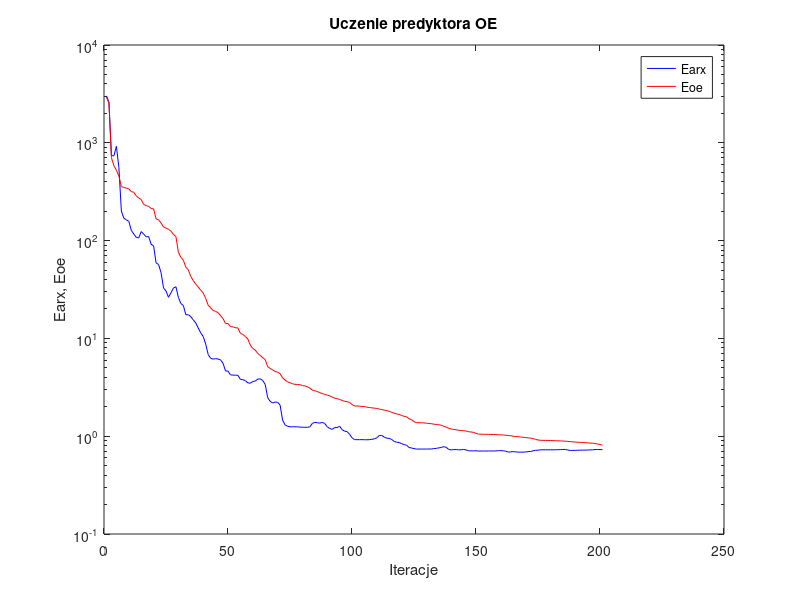
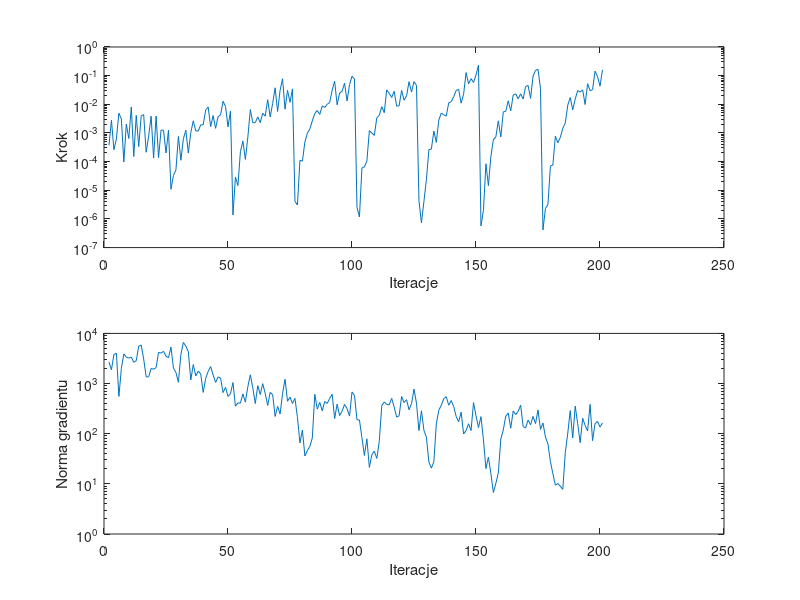

These charts were generated, in order, by the following MATLAB code:
%uczenie predyktora oe
clear all;
n=0; farx(n+1)=3.021839e+003; foe(n+1)=2.932393e+003; wspucz(n+1)=0.000000e+000; ng(n+1)=0.000000e+000;
%odnowa zmiennej metryki
n=1; farx(n+1)=2.594603e+003; foe(n+1)=2.532489e+003; krok(n+1)=3.716872e-004; ng(n+1)=2.693402e+003;
n=2; farx(n+1)=7.377015e+002; foe(n+1)=7.038273e+002; krok(n+1)=2.774090e-003; ng(n+1)=1.882265e+003;
n=3; farx(n+1)=7.379707e+002; foe(n+1)=5.821903e+002; krok(n+1)=2.601359e-004; ng(n+1)=3.805866e+003;
n=4; farx(n+1)=9.205710e+002; foe(n+1)=5.244817e+002; krok(n+1)=6.158105e-004; ng(n+1)=4.005589e+003;
n=5; farx(n+1)=5.595971e+002; foe(n+1)=4.580475e+002; krok(n+1)=4.904691e-003; ng(n+1)=5.537033e+002;
n=6; farx(n+1)=2.007000e+002; foe(n+1)=3.564503e+002; krok(n+1)=3.096185e-003; ng(n+1)=2.001115e+003;
n=7; farx(n+1)=1.693351e+002; foe(n+1)=3.494750e+002; krok(n+1)=9.677161e-005; ng(n+1)=3.906879e+003;
n=8; farx(n+1)=1.630124e+002; foe(n+1)=3.441011e+002; krok(n+1)=2.032216e-003; ng(n+1)=3.348125e+003;
n=9; farx(n+1)=1.575295e+002; foe(n+1)=3.388349e+002; krok(n+1)=6.384605e-004; ng(n+1)=3.212358e+003;
n=10; farx(n+1)=1.274217e+002; foe(n+1)=3.170516e+002; krok(n+1)=8.073226e-003; ng(n+1)=3.373411e+003;
n=11; farx(n+1)=1.168130e+002; foe(n+1)=3.118844e+002; krok(n+1)=1.509285e-004; ng(n+1)=2.655674e+003;
n=12; farx(n+1)=1.079970e+002; foe(n+1)=2.873708e+002; krok(n+1)=4.090464e-003; ng(n+1)=2.843618e+003;
n=13; farx(n+1)=1.064681e+002; foe(n+1)=2.725854e+002; krok(n+1)=3.348253e-004; ng(n+1)=5.578850e+003;
n=14; farx(n+1)=1.238164e+002; foe(n+1)=2.629249e+002; krok(n+1)=3.985480e-003; ng(n+1)=5.859976e+003;
n=15; farx(n+1)=1.165175e+002; foe(n+1)=2.340281e+002; krok(n+1)=4.346286e-003; ng(n+1)=3.088505e+003;
n=16; farx(n+1)=1.092909e+002; foe(n+1)=2.279923e+002; krok(n+1)=2.125074e-004; ng(n+1)=1.357308e+003;
n=17; farx(n+1)=1.099843e+002; foe(n+1)=2.239397e+002; krok(n+1)=7.740461e-004; ng(n+1)=1.358670e+003;
n=18; farx(n+1)=9.180190e+001; foe(n+1)=2.129595e+002; krok(n+1)=3.851383e-003; ng(n+1)=2.002564e+003;
n=19; farx(n+1)=8.819515e+001; foe(n+1)=2.110167e+002; krok(n+1)=1.323954e-004; ng(n+1)=1.928021e+003;
n=20; farx(n+1)=5.917298e+001; foe(n+1)=1.668640e+002; krok(n+1)=3.868579e-003; ng(n+1)=2.081190e+003;
n=21; farx(n+1)=5.701089e+001; foe(n+1)=1.633841e+002; krok(n+1)=1.377639e-004; ng(n+1)=4.183431e+003;
n=22; farx(n+1)=4.705280e+001; foe(n+1)=1.512122e+002; krok(n+1)=1.259664e-003; ng(n+1)=4.045241e+003;
n=23; farx(n+1)=3.280759e+001; foe(n+1)=1.379361e+002; krok(n+1)=1.241080e-003; ng(n+1)=4.383911e+003;
n=24; farx(n+1)=3.048171e+001; foe(n+1)=1.342937e+002; krok(n+1)=1.998484e-004; ng(n+1)=3.500077e+003;
n=25; farx(n+1)=2.633598e+001; foe(n+1)=1.305742e+002; krok(n+1)=1.248264e-003; ng(n+1)=3.266806e+003;
%odnowa zmiennej metryki
n=26; farx(n+1)=2.922461e+001; foe(n+1)=1.249205e+002; krok(n+1)=1.083629e-005; ng(n+1)=5.342884e+003;
n=27; farx(n+1)=3.277004e+001; foe(n+1)=1.153102e+002; krok(n+1)=3.251553e-005; ng(n+1)=2.024325e+003;
n=28; farx(n+1)=3.372537e+001; foe(n+1)=1.101196e+002; krok(n+1)=5.135020e-005; ng(n+1)=1.668999e+003;
n=29; farx(n+1)=2.622333e+001; foe(n+1)=7.596315e+001; krok(n+1)=7.557764e-004; ng(n+1)=1.060631e+003;
n=30; farx(n+1)=2.272335e+001; foe(n+1)=6.738575e+001; krok(n+1)=1.115187e-004; ng(n+1)=3.805078e+003;
n=31; farx(n+1)=2.167080e+001; foe(n+1)=6.289839e+001; krok(n+1)=6.254538e-004; ng(n+1)=6.603525e+003;
n=32; farx(n+1)=1.742772e+001; foe(n+1)=5.336477e+001; krok(n+1)=1.250114e-003; ng(n+1)=5.604342e+003;
n=33; farx(n+1)=1.747162e+001; foe(n+1)=5.016112e+001; krok(n+1)=1.991080e-004; ng(n+1)=4.321583e+003;
n=34; farx(n+1)=1.667951e+001; foe(n+1)=4.307041e+001; krok(n+1)=1.029641e-003; ng(n+1)=1.182328e+003;
n=35; farx(n+1)=1.547311e+001; foe(n+1)=3.895086e+001; krok(n+1)=2.660052e-003; ng(n+1)=2.387505e+003;
n=36; farx(n+1)=1.439548e+001; foe(n+1)=3.582195e+001; krok(n+1)=1.179568e-003; ng(n+1)=1.417329e+003;
n=37; farx(n+1)=1.277142e+001; foe(n+1)=3.354348e+001; krok(n+1)=1.164626e-003; ng(n+1)=1.767593e+003;
n=38; farx(n+1)=1.139331e+001; foe(n+1)=3.108809e+001; krok(n+1)=1.926084e-003; ng(n+1)=1.547548e+003;
n=39; farx(n+1)=1.044715e+001; foe(n+1)=2.911154e+001; krok(n+1)=1.920058e-003; ng(n+1)=6.659788e+002;
n=40; farx(n+1)=8.755990e+000; foe(n+1)=2.569911e+001; krok(n+1)=6.303106e-003; ng(n+1)=1.271980e+003;
n=41; farx(n+1)=6.852977e+000; foe(n+1)=2.182691e+001; krok(n+1)=8.055458e-003; ng(n+1)=1.744205e+003;
n=42; farx(n+1)=6.256887e+000; foe(n+1)=2.059649e+001; krok(n+1)=1.651654e-003; ng(n+1)=2.182365e+003;
n=43; farx(n+1)=6.137345e+000; foe(n+1)=1.928486e+001; krok(n+1)=4.065324e-003; ng(n+1)=1.476370e+003;
n=44; farx(n+1)=6.208872e+000; foe(n+1)=1.890348e+001; krok(n+1)=1.448033e-003; ng(n+1)=1.054050e+003;
n=45; farx(n+1)=6.153523e+000; foe(n+1)=1.831411e+001; krok(n+1)=3.692938e-003; ng(n+1)=1.353427e+003;
n=46; farx(n+1)=6.031776e+000; foe(n+1)=1.708173e+001; krok(n+1)=4.266621e-003; ng(n+1)=1.285936e+003;
n=47; farx(n+1)=5.565061e+000; foe(n+1)=1.592566e+001; krok(n+1)=1.278285e-002; ng(n+1)=6.610321e+002;
n=48; farx(n+1)=4.645725e+000; foe(n+1)=1.422922e+001; krok(n+1)=8.368557e-003; ng(n+1)=8.418956e+002;
n=49; farx(n+1)=4.628814e+000; foe(n+1)=1.418961e+001; krok(n+1)=1.631264e-003; ng(n+1)=5.526846e+002;
n=50; farx(n+1)=4.237334e+000; foe(n+1)=1.320659e+001; krok(n+1)=5.829556e-003; ng(n+1)=6.283171e+002;
%odnowa zmiennej metryki
n=51; farx(n+1)=4.217588e+000; foe(n+1)=1.311293e+001; krok(n+1)=1.380696e-006; ng(n+1)=1.049334e+003;
n=52; farx(n+1)=4.206852e+000; foe(n+1)=1.285509e+001; krok(n+1)=2.921834e-005; ng(n+1)=3.531468e+002;
n=53; farx(n+1)=4.193073e+000; foe(n+1)=1.278267e+001; krok(n+1)=1.461294e-005; ng(n+1)=4.115427e+002;
n=54; farx(n+1)=3.809445e+000; foe(n+1)=1.127282e+001; krok(n+1)=2.215284e-004; ng(n+1)=4.071306e+002;
n=55; farx(n+1)=3.780819e+000; foe(n+1)=1.097050e+001; krok(n+1)=5.265079e-004; ng(n+1)=6.190465e+002;
n=56; farx(n+1)=3.699219e+000; foe(n+1)=1.044675e+001; krok(n+1)=1.192523e-004; ng(n+1)=4.272783e+002;
n=57; farx(n+1)=3.513912e+000; foe(n+1)=9.887328e+000; krok(n+1)=7.138862e-004; ng(n+1)=8.665703e+002;
n=58; farx(n+1)=3.480485e+000; foe(n+1)=8.536561e+000; krok(n+1)=6.543079e-003; ng(n+1)=1.491144e+003;
n=59; farx(n+1)=3.627246e+000; foe(n+1)=7.873411e+000; krok(n+1)=2.287557e-003; ng(n+1)=8.217673e+002;
n=60; farx(n+1)=3.665120e+000; foe(n+1)=7.591509e+000; krok(n+1)=2.293321e-003; ng(n+1)=3.992426e+002;
n=61; farx(n+1)=3.834969e+000; foe(n+1)=7.012333e+000; krok(n+1)=3.625910e-003; ng(n+1)=9.086476e+002;
n=62; farx(n+1)=3.861539e+000; foe(n+1)=6.694834e+000; krok(n+1)=2.305594e-003; ng(n+1)=6.059529e+002;
n=63; farx(n+1)=3.712392e+000; foe(n+1)=6.340136e+000; krok(n+1)=4.889122e-003; ng(n+1)=9.946805e+002;
n=64; farx(n+1)=3.381000e+000; foe(n+1)=6.086266e+000; krok(n+1)=3.858127e-003; ng(n+1)=6.363385e+002;
n=65; farx(n+1)=2.482210e+000; foe(n+1)=5.130001e+000; krok(n+1)=1.448480e-002; ng(n+1)=3.669459e+002;
n=66; farx(n+1)=2.272639e+000; foe(n+1)=4.934197e+000; krok(n+1)=3.625910e-003; ng(n+1)=6.660540e+002;
n=67; farx(n+1)=2.183708e+000; foe(n+1)=4.764619e+000; krok(n+1)=1.064021e-002; ng(n+1)=6.041583e+002;
n=68; farx(n+1)=2.235641e+000; foe(n+1)=4.588386e+000; krok(n+1)=3.766857e-002; ng(n+1)=2.212161e+002;
n=69; farx(n+1)=2.221735e+000; foe(n+1)=4.509678e+000; krok(n+1)=5.608324e-003; ng(n+1)=3.497036e+002;
n=70; farx(n+1)=2.082129e+000; foe(n+1)=4.356982e+000; krok(n+1)=3.064379e-002; ng(n+1)=2.481690e+002;
n=71; farx(n+1)=1.466435e+000; foe(n+1)=3.955051e+000; krok(n+1)=7.799001e-002; ng(n+1)=6.297643e+002;
n=72; farx(n+1)=1.304197e+000; foe(n+1)=3.752403e+000; krok(n+1)=6.757425e-003; ng(n+1)=1.218622e+003;
n=73; farx(n+1)=1.264737e+000; foe(n+1)=3.592331e+000; krok(n+1)=3.068686e-002; ng(n+1)=4.436392e+002;
n=74; farx(n+1)=1.245437e+000; foe(n+1)=3.522158e+000; krok(n+1)=1.175824e-002; ng(n+1)=5.359634e+002;
n=75; farx(n+1)=1.249387e+000; foe(n+1)=3.434059e+000; krok(n+1)=3.450322e-002; ng(n+1)=4.002082e+002;
%odnowa zmiennej metryki
n=76; farx(n+1)=1.248100e+000; foe(n+1)=3.388131e+000; krok(n+1)=4.075597e-006; ng(n+1)=5.052032e+002;
n=77; farx(n+1)=1.247361e+000; foe(n+1)=3.381787e+000; krok(n+1)=3.073770e-006; ng(n+1)=2.118494e+002;
n=78; farx(n+1)=1.239230e+000; foe(n+1)=3.362497e+000; krok(n+1)=1.107642e-004; ng(n+1)=6.565157e+001;
n=79; farx(n+1)=1.233789e+000; foe(n+1)=3.290260e+000; krok(n+1)=1.043926e-004; ng(n+1)=1.176213e+002;
n=80; farx(n+1)=1.234902e+000; foe(n+1)=3.267067e+000; krok(n+1)=4.813050e-004; ng(n+1)=3.600086e+001;
n=81; farx(n+1)=1.232115e+000; foe(n+1)=3.203455e+000; krok(n+1)=9.854180e-004; ng(n+1)=4.601085e+001;
n=82; farx(n+1)=1.246998e+000; foe(n+1)=3.108812e+000; krok(n+1)=1.387045e-003; ng(n+1)=5.602127e+001;
n=83; farx(n+1)=1.349530e+000; foe(n+1)=2.960423e+000; krok(n+1)=2.641497e-003; ng(n+1)=8.239022e+001;
n=84; farx(n+1)=1.386996e+000; foe(n+1)=2.912059e+000; krok(n+1)=4.752741e-003; ng(n+1)=6.101312e+002;
n=85; farx(n+1)=1.373507e+000; foe(n+1)=2.864902e+000; krok(n+1)=6.065270e-003; ng(n+1)=3.096255e+002;
n=86; farx(n+1)=1.359389e+000; foe(n+1)=2.788031e+000; krok(n+1)=4.419773e-003; ng(n+1)=4.214449e+002;
n=87; farx(n+1)=1.386352e+000; foe(n+1)=2.728347e+000; krok(n+1)=8.816889e-003; ng(n+1)=2.858280e+002;
n=88; farx(n+1)=1.348900e+000; foe(n+1)=2.675972e+000; krok(n+1)=7.761346e-003; ng(n+1)=4.381911e+002;
n=89; farx(n+1)=1.249728e+000; foe(n+1)=2.629850e+000; krok(n+1)=1.000091e-002; ng(n+1)=4.021811e+002;
n=90; farx(n+1)=1.199815e+000; foe(n+1)=2.585817e+000; krok(n+1)=1.163808e-002; ng(n+1)=5.051633e+002;
n=91; farx(n+1)=1.174901e+000; foe(n+1)=2.509766e+000; krok(n+1)=3.134015e-002; ng(n+1)=6.108810e+002;
n=92; farx(n+1)=1.225073e+000; foe(n+1)=2.444463e+000; krok(n+1)=6.385486e-002; ng(n+1)=2.004547e+002;
n=93; farx(n+1)=1.223398e+000; foe(n+1)=2.418774e+000; krok(n+1)=9.625525e-003; ng(n+1)=3.876684e+002;
n=94; farx(n+1)=1.263414e+000; foe(n+1)=2.377885e+000; krok(n+1)=2.477353e-002; ng(n+1)=2.294398e+002;
n=95; farx(n+1)=1.167690e+000; foe(n+1)=2.321026e+000; krok(n+1)=2.847182e-002; ng(n+1)=2.811385e+002;
n=96; farx(n+1)=1.126547e+000; foe(n+1)=2.275937e+000; krok(n+1)=5.465714e-002; ng(n+1)=3.843993e+002;
n=97; farx(n+1)=1.113980e+000; foe(n+1)=2.256811e+000; krok(n+1)=1.305012e-002; ng(n+1)=3.157088e+002;
n=98; farx(n+1)=1.047540e+000; foe(n+1)=2.218966e+000; krok(n+1)=4.818488e-002; ng(n+1)=2.245835e+002;
n=99; farx(n+1)=9.646674e-001; foe(n+1)=2.108817e+000; krok(n+1)=9.515193e-002; ng(n+1)=6.794391e+002;
n=100; farx(n+1)=9.225871e-001; foe(n+1)=2.037527e+000; krok(n+1)=7.700420e-002; ng(n+1)=5.778723e+002;
%odnowa zmiennej metryki
n=101; farx(n+1)=9.219562e-001; foe(n+1)=2.032910e+000; krok(n+1)=2.546672e-006; ng(n+1)=1.906150e+002;
n=102; farx(n+1)=9.216599e-001; foe(n+1)=2.030820e+000; krok(n+1)=1.169948e-006; ng(n+1)=1.875589e+002;
n=103; farx(n+1)=9.225013e-001; foe(n+1)=2.015042e+000; krok(n+1)=5.990465e-005; ng(n+1)=8.377308e+001;
n=104; farx(n+1)=9.205722e-001; foe(n+1)=2.009063e+000; krok(n+1)=6.565217e-005; ng(n+1)=3.674985e+001;
n=105; farx(n+1)=9.193827e-001; foe(n+1)=1.979972e+000; krok(n+1)=1.049814e-004; ng(n+1)=7.895440e+001;
n=106; farx(n+1)=9.216605e-001; foe(n+1)=1.965365e+000; krok(n+1)=1.207428e-003; ng(n+1)=2.129013e+001;
n=107; farx(n+1)=9.295192e-001; foe(n+1)=1.950418e+000; krok(n+1)=9.933991e-004; ng(n+1)=3.797936e+001;
n=108; farx(n+1)=9.388197e-001; foe(n+1)=1.935718e+000; krok(n+1)=8.258271e-004; ng(n+1)=4.477824e+001;
n=109; farx(n+1)=9.621592e-001; foe(n+1)=1.920355e+000; krok(n+1)=3.390416e-003; ng(n+1)=3.216101e+001;
n=110; farx(n+1)=1.016696e+000; foe(n+1)=1.894028e+000; krok(n+1)=4.162174e-003; ng(n+1)=7.071187e+001;
n=111; farx(n+1)=1.019381e+000; foe(n+1)=1.873693e+000; krok(n+1)=8.252536e-003; ng(n+1)=3.626458e+002;
n=112; farx(n+1)=9.793664e-001; foe(n+1)=1.847873e+000; krok(n+1)=5.095665e-003; ng(n+1)=4.308694e+002;
n=113; farx(n+1)=9.536217e-001; foe(n+1)=1.823211e+000; krok(n+1)=3.196395e-002; ng(n+1)=3.833016e+002;
n=114; farx(n+1)=9.496589e-001; foe(n+1)=1.797074e+000; krok(n+1)=2.398987e-002; ng(n+1)=3.758702e+002;
n=115; farx(n+1)=9.255496e-001; foe(n+1)=1.752148e+000; krok(n+1)=1.725161e-002; ng(n+1)=5.082446e+002;
n=116; farx(n+1)=8.845916e-001; foe(n+1)=1.721057e+000; krok(n+1)=2.847182e-002; ng(n+1)=3.404243e+002;
n=117; farx(n+1)=8.675773e-001; foe(n+1)=1.686621e+000; krok(n+1)=8.625805e-003; ng(n+1)=2.144470e+002;
n=118; farx(n+1)=8.614946e-001; foe(n+1)=1.673096e+000; krok(n+1)=8.875371e-003; ng(n+1)=2.278053e+002;
n=119; farx(n+1)=8.386347e-001; foe(n+1)=1.625248e+000; krok(n+1)=3.064379e-002; ng(n+1)=5.515704e+002;
n=120; farx(n+1)=8.211607e-001; foe(n+1)=1.598895e+000; krok(n+1)=1.389524e-002; ng(n+1)=4.171193e+002;
n=121; farx(n+1)=8.084315e-001; foe(n+1)=1.577820e+000; krok(n+1)=1.989989e-002; ng(n+1)=4.767689e+002;
n=122; farx(n+1)=7.662120e-001; foe(n+1)=1.509378e+000; krok(n+1)=6.162212e-002; ng(n+1)=2.996180e+002;
n=123; farx(n+1)=7.577529e-001; foe(n+1)=1.476851e+000; krok(n+1)=2.680031e-002; ng(n+1)=3.964546e+002;
n=124; farx(n+1)=7.463475e-001; foe(n+1)=1.408547e+000; krok(n+1)=6.191270e-002; ng(n+1)=7.747821e+002;
n=125; farx(n+1)=7.384348e-001; foe(n+1)=1.376382e+000; krok(n+1)=4.568872e-002; ng(n+1)=4.064723e+002;
%odnowa zmiennej metryki
n=126; farx(n+1)=7.385835e-001; foe(n+1)=1.373556e+000; krok(n+1)=4.189792e-006; ng(n+1)=1.152091e+002;
n=127; farx(n+1)=7.387232e-001; foe(n+1)=1.370748e+000; krok(n+1)=7.372758e-007; ng(n+1)=2.866529e+002;
n=128; farx(n+1)=7.389739e-001; foe(n+1)=1.366834e+000; krok(n+1)=4.075597e-006; ng(n+1)=1.163047e+002;
n=129; farx(n+1)=7.387520e-001; foe(n+1)=1.358651e+000; krok(n+1)=2.394830e-005; ng(n+1)=8.520011e+001;
n=130; farx(n+1)=7.393188e-001; foe(n+1)=1.348392e+000; krok(n+1)=2.594055e-004; ng(n+1)=2.722917e+001;
n=131; farx(n+1)=7.399394e-001; foe(n+1)=1.343552e+000; krok(n+1)=2.734728e-004; ng(n+1)=2.058980e+001;
n=132; farx(n+1)=7.469045e-001; foe(n+1)=1.325866e+000; krok(n+1)=1.163400e-003; ng(n+1)=2.751649e+001;
n=133; farx(n+1)=7.512579e-001; foe(n+1)=1.317725e+000; krok(n+1)=4.698128e-004; ng(n+1)=1.578979e+002;
n=134; farx(n+1)=7.595975e-001; foe(n+1)=1.309546e+000; krok(n+1)=2.818678e-003; ng(n+1)=2.940387e+002;
n=135; farx(n+1)=7.678946e-001; foe(n+1)=1.295563e+000; krok(n+1)=4.952046e-003; ng(n+1)=3.677420e+002;
n=136; farx(n+1)=7.813523e-001; foe(n+1)=1.262642e+000; krok(n+1)=4.317077e-003; ng(n+1)=4.997530e+002;
n=137; farx(n+1)=7.689169e-001; foe(n+1)=1.238482e+000; krok(n+1)=3.869544e-003; ng(n+1)=5.453867e+002;
n=138; farx(n+1)=7.324131e-001; foe(n+1)=1.203224e+000; krok(n+1)=1.121665e-002; ng(n+1)=3.700552e+002;
n=139; farx(n+1)=7.240315e-001; foe(n+1)=1.185776e+000; krok(n+1)=1.238474e-002; ng(n+1)=4.582669e+002;
n=140; farx(n+1)=7.304494e-001; foe(n+1)=1.170945e+000; krok(n+1)=1.825682e-002; ng(n+1)=3.483807e+002;
n=141; farx(n+1)=7.298910e-001; foe(n+1)=1.163026e+000; krok(n+1)=3.034235e-002; ng(n+1)=2.200544e+002;
n=142; farx(n+1)=7.257436e-001; foe(n+1)=1.148364e+000; krok(n+1)=3.329740e-002; ng(n+1)=1.728288e+002;
n=143; farx(n+1)=7.270002e-001; foe(n+1)=1.144670e+000; krok(n+1)=1.095618e-002; ng(n+1)=2.687847e+002;
n=144; farx(n+1)=7.327051e-001; foe(n+1)=1.139456e+000; krok(n+1)=2.251094e-002; ng(n+1)=9.878045e+001;
n=145; farx(n+1)=7.248424e-001; foe(n+1)=1.130322e+000; krok(n+1)=1.276801e-001; ng(n+1)=1.156344e+002;
n=146; farx(n+1)=7.092271e-001; foe(n+1)=1.110314e+000; krok(n+1)=5.160128e-002; ng(n+1)=1.578188e+002;
n=147; farx(n+1)=7.083479e-001; foe(n+1)=1.104233e+000; krok(n+1)=7.859447e-002; ng(n+1)=1.152996e+002;
n=148; farx(n+1)=7.072952e-001; foe(n+1)=1.095588e+000; krok(n+1)=5.801457e-002; ng(n+1)=4.177114e+002;
n=149; farx(n+1)=7.096264e-001; foe(n+1)=1.070478e+000; krok(n+1)=1.047148e-001; ng(n+1)=2.271266e+002;
n=150; farx(n+1)=7.054444e-001; foe(n+1)=1.049163e+000; krok(n+1)=2.317569e-001; ng(n+1)=1.325855e+002;
%odnowa zmiennej metryki
n=151; farx(n+1)=7.054412e-001; foe(n+1)=1.047828e+000; krok(n+1)=5.733432e-007; ng(n+1)=2.190485e+002;
n=152; farx(n+1)=7.054666e-001; foe(n+1)=1.047324e+000; krok(n+1)=1.991040e-006; ng(n+1)=7.506471e+001;
n=153; farx(n+1)=7.058469e-001; foe(n+1)=1.045726e+000; krok(n+1)=8.408970e-005; ng(n+1)=2.017025e+001;
n=154; farx(n+1)=7.057161e-001; foe(n+1)=1.044966e+000; krok(n+1)=1.453671e-005; ng(n+1)=3.419676e+001;
n=155; farx(n+1)=7.060022e-001; foe(n+1)=1.042831e+000; krok(n+1)=1.522510e-004; ng(n+1)=1.612161e+001;
n=156; farx(n+1)=7.062151e-001; foe(n+1)=1.041807e+000; krok(n+1)=5.782294e-004; ng(n+1)=6.735241e+000;
n=157; farx(n+1)=7.078082e-001; foe(n+1)=1.038779e+000; krok(n+1)=7.315478e-004; ng(n+1)=1.023941e+001;
n=158; farx(n+1)=7.113060e-001; foe(n+1)=1.033560e+000; krok(n+1)=2.637175e-003; ng(n+1)=1.643156e+001;
n=159; farx(n+1)=7.121296e-001; foe(n+1)=1.031744e+000; krok(n+1)=7.213414e-004; ng(n+1)=7.834877e+001;
n=160; farx(n+1)=7.096541e-001; foe(n+1)=1.027956e+000; krok(n+1)=5.445782e-003; ng(n+1)=1.185015e+002;
n=161; farx(n+1)=7.028402e-001; foe(n+1)=1.023915e+000; krok(n+1)=5.682045e-003; ng(n+1)=2.242425e+002;
n=162; farx(n+1)=6.877415e-001; foe(n+1)=1.014998e+000; krok(n+1)=1.321526e-002; ng(n+1)=2.592391e+002;
n=163; farx(n+1)=6.914593e-001; foe(n+1)=1.011916e+000; krok(n+1)=5.924781e-003; ng(n+1)=1.285306e+002;
n=164; farx(n+1)=6.960800e-001; foe(n+1)=9.995928e-001; krok(n+1)=2.096657e-002; ng(n+1)=2.844688e+002;
n=165; farx(n+1)=6.905620e-001; foe(n+1)=9.919850e-001; krok(n+1)=2.307159e-002; ng(n+1)=2.414871e+002;
n=166; farx(n+1)=6.883475e-001; foe(n+1)=9.886342e-001; krok(n+1)=1.561084e-002; ng(n+1)=2.786058e+002;
n=167; farx(n+1)=6.863536e-001; foe(n+1)=9.811209e-001; krok(n+1)=2.320653e-002; ng(n+1)=3.704551e+002;
n=168; farx(n+1)=6.871893e-001; foe(n+1)=9.743870e-001; krok(n+1)=1.519863e-002; ng(n+1)=1.390994e+002;
n=169; farx(n+1)=6.890724e-001; foe(n+1)=9.695158e-001; krok(n+1)=4.186607e-002; ng(n+1)=1.296454e+002;
n=170; farx(n+1)=6.958126e-001; foe(n+1)=9.604307e-001; krok(n+1)=4.524124e-002; ng(n+1)=1.870056e+002;
n=171; farx(n+1)=6.976102e-001; foe(n+1)=9.578476e-001; krok(n+1)=1.610734e-002; ng(n+1)=1.506709e+002;
n=172; farx(n+1)=7.082676e-001; foe(n+1)=9.424876e-001; krok(n+1)=9.685822e-002; ng(n+1)=2.208259e+002;
n=173; farx(n+1)=7.183759e-001; foe(n+1)=9.292795e-001; krok(n+1)=1.532184e-001; ng(n+1)=1.590397e+002;
n=174; farx(n+1)=7.189796e-001; foe(n+1)=9.140488e-001; krok(n+1)=1.653712e-001; ng(n+1)=2.968988e+002;
n=175; farx(n+1)=7.260873e-001; foe(n+1)=9.072206e-001; krok(n+1)=3.556534e-002; ng(n+1)=1.217580e+002;
%odnowa zmiennej metryki
n=176; farx(n+1)=7.260861e-001; foe(n+1)=9.067044e-001; krok(n+1)=4.144693e-007; ng(n+1)=1.633899e+002;
n=177; farx(n+1)=7.260012e-001; foe(n+1)=9.059005e-001; krok(n+1)=2.324941e-006; ng(n+1)=8.574684e+001;
n=178; farx(n+1)=7.259026e-001; foe(n+1)=9.053033e-001; krok(n+1)=3.132028e-006; ng(n+1)=6.267155e+001;
n=179; farx(n+1)=7.260162e-001; foe(n+1)=9.032388e-001; krok(n+1)=6.991253e-005; ng(n+1)=2.793054e+001;
n=180; farx(n+1)=7.260713e-001; foe(n+1)=9.023527e-001; krok(n+1)=7.570404e-005; ng(n+1)=1.586279e+001;
n=181; farx(n+1)=7.271321e-001; foe(n+1)=8.989948e-001; krok(n+1)=7.740461e-004; ng(n+1)=9.447369e+000;
n=182; farx(n+1)=7.279715e-001; foe(n+1)=8.970135e-001; krok(n+1)=4.532388e-004; ng(n+1)=1.014849e+001;
n=183; farx(n+1)=7.292406e-001; foe(n+1)=8.955598e-001; krok(n+1)=7.010405e-004; ng(n+1)=8.980075e+000;
n=184; farx(n+1)=7.316938e-001; foe(n+1)=8.923212e-001; krok(n+1)=1.457389e-003; ng(n+1)=7.767323e+000;
n=185; farx(n+1)=7.320534e-001; foe(n+1)=8.899896e-001; krok(n+1)=2.204222e-003; ng(n+1)=4.205788e+001;
n=186; farx(n+1)=7.226614e-001; foe(n+1)=8.853112e-001; krok(n+1)=9.367765e-003; ng(n+1)=1.023421e+002;
n=187; farx(n+1)=7.145743e-001; foe(n+1)=8.799693e-001; krok(n+1)=1.726361e-002; ng(n+1)=2.891984e+002;
n=188; farx(n+1)=7.153201e-001; foe(n+1)=8.761946e-001; krok(n+1)=6.419868e-003; ng(n+1)=8.206487e+001;
n=189; farx(n+1)=7.166900e-001; foe(n+1)=8.705259e-001; krok(n+1)=1.521910e-002; ng(n+1)=3.540861e+002;
n=190; farx(n+1)=7.179748e-001; foe(n+1)=8.673208e-001; krok(n+1)=3.012318e-002; ng(n+1)=1.584067e+002;
n=191; farx(n+1)=7.202719e-001; foe(n+1)=8.646428e-001; krok(n+1)=2.680031e-002; ng(n+1)=6.619745e+001;
n=192; farx(n+1)=7.203366e-001; foe(n+1)=8.618784e-001; krok(n+1)=3.192743e-002; ng(n+1)=2.029630e+002;
n=193; farx(n+1)=7.203920e-001; foe(n+1)=8.601405e-001; krok(n+1)=9.802103e-003; ng(n+1)=1.462022e+002;
n=194; farx(n+1)=7.218022e-001; foe(n+1)=8.550785e-001; krok(n+1)=5.235740e-002; ng(n+1)=1.131929e+002;
n=195; farx(n+1)=7.245615e-001; foe(n+1)=8.501653e-001; krok(n+1)=2.991958e-002; ng(n+1)=3.842877e+002;
n=196; farx(n+1)=7.255358e-001; foe(n+1)=8.484732e-001; krok(n+1)=3.230408e-002; ng(n+1)=7.262520e+001;
n=197; farx(n+1)=7.304467e-001; foe(n+1)=8.415644e-001; krok(n+1)=1.428686e-001; ng(n+1)=1.588636e+002;
n=198; farx(n+1)=7.313815e-001; foe(n+1)=8.323382e-001; krok(n+1)=9.327289e-002; ng(n+1)=1.759537e+002;
n=199; farx(n+1)=7.303375e-001; foe(n+1)=8.226787e-001; krok(n+1)=4.312599e-002; ng(n+1)=1.357762e+002;
n=200; farx(n+1)=7.289400e-001; foe(n+1)=8.071688e-001; krok(n+1)=1.600146e-001; ng(n+1)=1.637708e+002;

figure; semilogy(farx,'b'); hold on; semilogy(foe,'r'); xlabel('Iteracje'); ylabel('Earx, Eoe'); legend('Earx','Eoe'); title('Uczenie predyktora OE');
figure; subplot(2,1,1); semilogy(krok); xlabel('Iteracje'); ylabel('Krok');
subplot(2,1,2); semilogy(ng); xlabel('Iteracje'); ylabel('Norma gradientu');
Earx=farx(n+1)
Eoe=foe(n+1)
